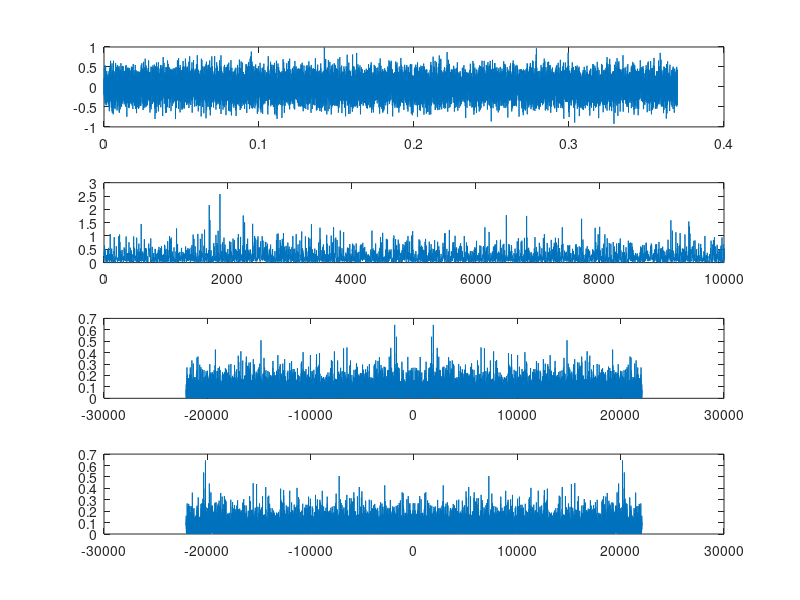
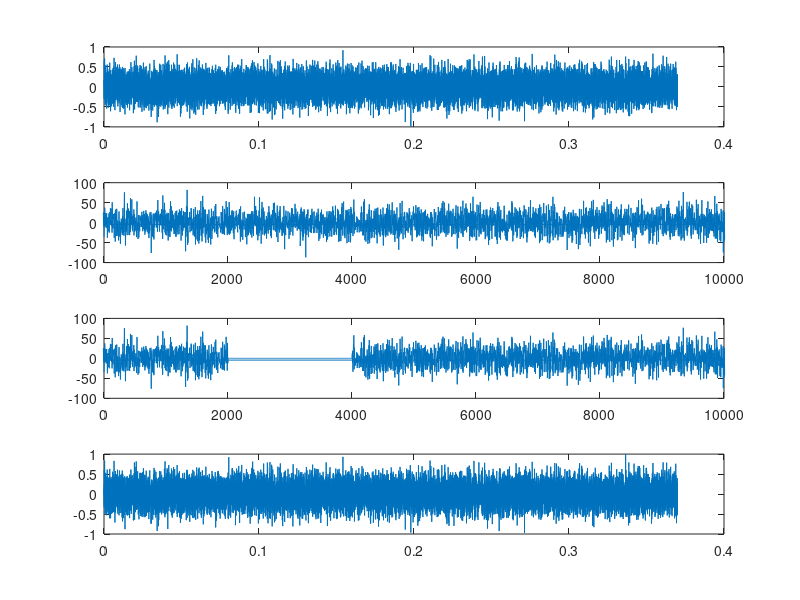

MATLAB code to generate these figures, in order:
%% SIGNAL_PROCESSING_SYMBOLS
% Okay, so I'm sick of srambling around looking for synthesis code. This is
% a central repository that demonstrates how to do various things, and -
% just as importantly - what variable names/comments to yse

%%
% Some definitions

% x     time domain sample array
% y     frequency domain sample array (also known as: fftx)

% n     number of samples in time domain (also known as: L)
% nBins number of samples in frequency domain (also known as: NFFT)


%% Initialise
clc

%%
% Global

Fs = 44100;                 % sample frequency (Hz)
Fn = Fs/2;                  % Nyquist frequency [limit] (Hz)
twoPI = 2 * pi;


d = 0.37;                 	% duration (s)
n = Fs * d;                 % number of samples
nh = n / 2;                 % half number of samples


%%
% Sinusoid

t = (1:n) / Fs;             % time vector [sound data preparation]
cf = 1000;                  % carrier frequency (Hz)
amp = 1;
phase = 0;
x = amp * sin(twoPI * cf * t + phase);    % sinusoidal modulation


%%
% FFT

rand('twister',sum(100 * clock));   % initialize random seed
x = randn(1, n);                    % Gausian noise
x = x / max(abs(x));                % -1 to 1 normalization

dF = Fs/n;                      % DeltaF (step size in Hz between bin centre frequencies) [i.e. bin width?]
nBins = Fs/dF;                  % Number of bins/frequency-components.
% nBins = 2^nextpow2(nBins);    % This optimisations no longer necessary (?)
nUnique = ceil((nBins+1)/2);    % Calculate the number of unique points

y=fft(x,nBins);                 % Some argue that you should use: fftshift(fft(fftshift(x))) - see http://www.mathworks.co.uk/matlabcentral/fileexchange/25473-why-use-fftshiftfftfftshiftx-in-matlab-instead-of-fftx


y = y(1:nUnique);               % 2nd half of fft redundent, so can throw away

% GET MAGNITUDE (http://www.mathworks.com/support/tech-notes/1700/1702.html)
mag_vector = y.*conj(y); % Since the fourier transform values are complex quantities. Alt: mag_vector = abs(freqSpec)^2; % Take the magnitude of fft of x
mag_vector = mag_vector/length(y); % Normalise: Scale the fft so that it is not a function of the length of y

% Since we dropped half the FFT, we multiply mx by 2 to keep the same energy.
% (i.e. compensate for missing negative frequencies)
% The DC component and Nyquist component, if it exists, are unique and
% should not be multiplied by 2.
if rem(nBins, 2) % odd nfft excludes Nyquist point
    mag_vector(2:end) = mag_vector(2:end).*2;
else
    mag_vector(2:end -1) = mag_vector(2:end -1).*2;
end

% GET PHASE
phase_vector = unwrap(angle(y));  % phase of sinusoids in radians, [unwrap() copes with 360 degree jumps?? - see below]

% Now, create a frequency vector.
% This is an evenly spaced frequency vector with nUnique points.
% The frequency scale begins at 0 and extends to N - 1 for an N-point FFT
f = (0:nUnique-1)*Fs/nBins; 
% Sometimes we might not want to throw the imaginary side away, in which
% case the frequency vector can be constructed symmetrically as follows:
f_double = Fs*(mod(((0:nBins-1)+floor(nBins/2)), nBins)-floor(nBins/2))/nBins; % Alt: f_double = [f fliplr(-f)]; f_double_alt(end) = [];

% Always useful to see if/what it plots!
figure(666)
subplot(4,1,1); plot(t,x);
subplot(4,1,2); plot(f,mag_vector); xlim([0 10000]);

y=fft(x,nBins);
mag_vector = y.*conj(y);
mag_vector = mag_vector/length(y);
subplot(4,1,3); plot(f_double,mag_vector);
subplot(4,1,4); plot(f_double,fftshift(mag_vector)); % ???

%%
% FFT filtering

seed=sum(100*clock);
rand('twister',seed);               % initialize random seed
x = randn(1, n);                    % Gausian noise
x = x / max(abs(x));                % -1 to 1 normalization
t = (1:n) / Fs;                     % time vector [sound data preparation]

dF = Fs/n;                      % DeltaF (step size in Hz between bin centre frequencies) [i.e. bin width?]
nBins = Fs/dF;                  % Number of bins/frequency-components.
% nBins = 2^nextpow2(nBins);    % This optimisations no longer necessary (?)
nUnique = ceil((nBins+1)/2);    % Calculate the number of unique points
f_double = Fs*(mod(((0:nBins-1)+floor(nBins/2)), nBins)-floor(nBins/2))/nBins; % frequency values vector. Alt: f_double = [f fliplr(-f)]; f_double_alt(end) = [];


% build a mask [... 0 0 0 1 1 ... 1 1 0 0 0 ...]
% with one entry per frequency. We shall use the name mask rather than
% filter to avoid overwriting any functions
% find nearest point: [i]=find(min(abs(x-v))==abs(x-v))
mask=(abs(f_double) < 2000) | (abs(f_double) > 4000);

% to frequency domain
y=fft(x,nBins);                 % Some argue that you should use: fftshift(fft(fftshift(x))) - see http://www.mathworks.co.uk/matlabcentral/fileexchange/25473-why-use-fftshiftfftfftshiftx-in-matlab-instead-of-fftx


figure(667)
subplot(4,1,1); plot(t,x);
subplot(4,1,2); plot(f_double,y); xlim([0 10000]);
sound(x,Fs); pause(d);

% apply filter (i.e. convolution(?))
y = y .* mask;

% back to time domain
x=ifft(y);

% overwrite original data
% real() is needed to remove imaginary part caused by finite numerical precision
x=real(x);
x = x / max(abs(x));                % -1 to 1 normalization

subplot(4,1,3); plot(f_double,y); xlim([0 10000]);
subplot(4,1,4); plot(t,x);
sound(x,Fs); pause(d);

%% Finish Up
disp('done')

%%
% Notes

% The complex magnitude squared of Y is called the power, and a plot of power versus frequency is a "periodogram".